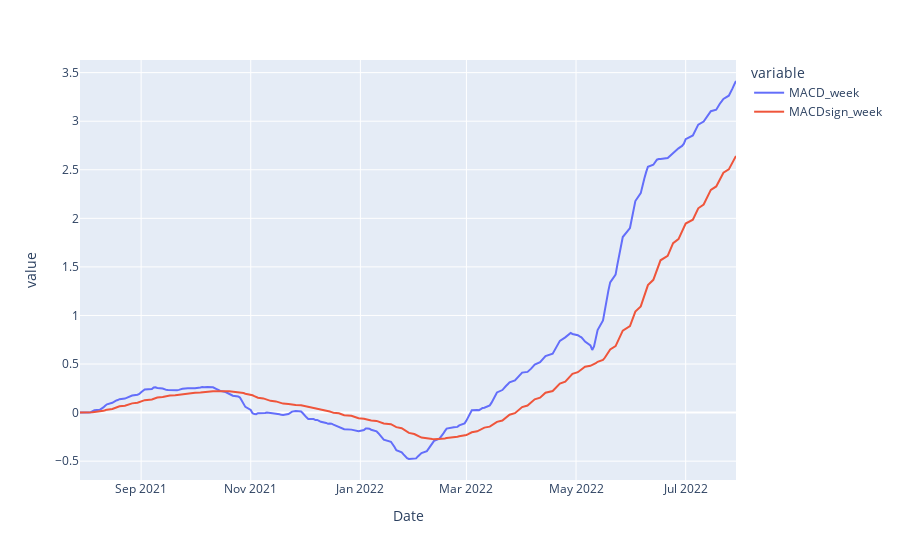

Here is the notebook cell this chart was saved with:
### Markdown cell above
## ---------------------------------------------------------------------

### Code cell
# DAs ist der Ticker fiel, der alle Ticker enthaelt, die gelsen werden:
tkr = pd.read_csv(singleticker_file,sep=";",decimal=',',parse_dates=True,index_col=0)
        #df = yf.download(ticker, start=start_date.strftime("%Y-%m-%d"), end=end_date.strftime("%Y-%m-%d"))
    
for i in tkr["ticker"]:
    mydict={}
    file=pfad+ "/"  + i + ".csv"
    df = pd.read_csv(file,sep=";",decimal=',',parse_dates=True,index_col=0)
    #print(file)
    df["dummy"]= df["Factor"]-df["EMA100"]
    df["dummy"]=df["dummy"].fillna(0)
    Indikatoren.Zscore_rolling(df,"dummy",100)
    #df["Zscore"]=stats.zscore(df["dummy"])
    #Prüfe auf z-score
    if (df["z-score"][-1] < -1.5) or (df["z-score"][-1] > 1.5):
        mydict["ticker"]=i
        mydict["Name"]=tkr["name"][tkr["ticker"]==i]
        mydict["Sector"]=tkr["sector"][tkr["ticker"]==i]
        mydict["Industry"]=tkr["industry"][tkr["ticker"]==i]
        mydict["z-score"]=df["z-score"][-1]
        mydict["Name"]=tkr["name"][tkr["ticker"]==i]
        
        
    if((df["MACDdif_week"][-1] > 0) and \
        ((df["MACD_week"][-1] > 0) and (df["MACDsign_week"][-1] < 0))):
            mydict["ticker"]=i
            mydict["Name"]=tkr["name"][tkr["ticker"]==i]
            mydict["Sector"]=tkr["sector"][tkr["ticker"]==i]
            mydict["Industry"]=tkr["industry"][tkr["ticker"]==i]
            mydict["MACDsignal"]="Long"
    if((df["MACDdif_week"][-1] < 0) and \
        ((df["MACD_week"][-1] < 0) and (df["MACDsign_week"][-1] > 0))):
            mydict["ticker"]=i
            mydict["Name"]=tkr["name"][tkr["ticker"]==i]
            mydict["Sector"]=tkr["sector"][tkr["ticker"]==i]
            mydict["Industry"]=tkr["industry"][tkr["ticker"]==i]
            mydict["MACDsignal"]="Short"        
    
    
    if i == "HRB":
        fig = px.line(df, x=df.index, y=[df["MACD_week"],df["MACDsign_week"]])
        fig.show()  

    if len(mydict)>0:
        exportList =exportList.append(mydict,ignore_index=True)  
#exportList.style.background_gradient()
print(exportList.sort_values(by="z-score",ascending=False))

### Figure 1 — Plotly figure (JSON) as saved in the notebook; plotly's stock layout.template omitted (floating-point values rounded to 4 significant figures; data arrays with more than 128 entries replaced by an {"elided": "..."} marker saying what was removed)
{"data": [{"hovertemplate": "variable=MACD_week<br>Date=%{x}<br>value=%{y}<extra></extra>", "legendgroup": "MACD_week", "line": {"color": "#636efa", "dash": "solid"}, "marker": {"symbol": "circle"}, "mode": "lines", "name": "MACD_week", "orientation": "v", "showlegend": true, "type": "scatter", "x": {"elided": "253 str values"}, "xaxis": "x", "y": {"elided": "253 float values"}, "yaxis": "y"}, {"hovertemplate": "variable=MACDsign_week<br>Date=%{x}<br>value=%{y}<extra></extra>", "legendgroup": "MACDsign_week", "line": {"color": "#EF553B", "dash": "solid"}, "marker": {"symbol": "circle"}, "mode": "lines", "name": "MACDsign_week", "orientation": "v", "showlegend": true, "type": "scatter", "x": {"elided": "253 str values"}, "xaxis": "x", "y": {"elided": "253 float values"}, "yaxis": "y"}], "layout": {"legend": {"title": {"text": "variable"}, "tracegroupgap": 0}, "margin": {"t": 60}, "xaxis": {"anchor": "y", "domain": [0, 1], "title": {"text": "Date"}}, "yaxis": {"anchor": "x", "domain": [0, 1], "title": {"text": "value"}}}}
